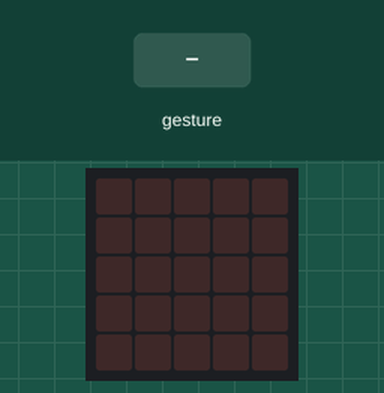
Recording of a program running on a simulated BBC micro:bit (MakeCode). Parts: the board's 5×5 LED display. Inputs (shaded band) come from the test bench. Random numbers come from a fixed seed; a tilt is held for 1.5 s and a shake lasts 1 s, then the board lies face up again.

Above: at 1.2 s.
1.3 s: gesture 'shake'
At 2.6 s:
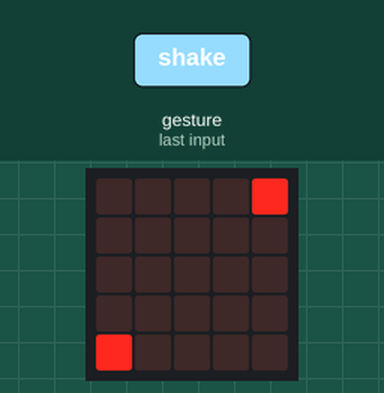
3.0 s: gesture 'shake'
At 3.9 s:
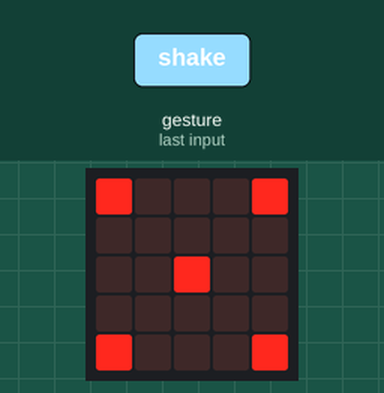
4.7 s: gesture 'shake'
At 5.2 s:
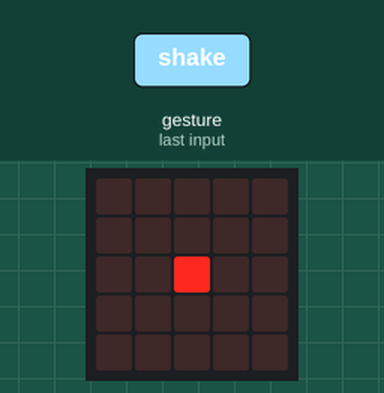
6.4 s: gesture 'shake'
At 7.7 s:
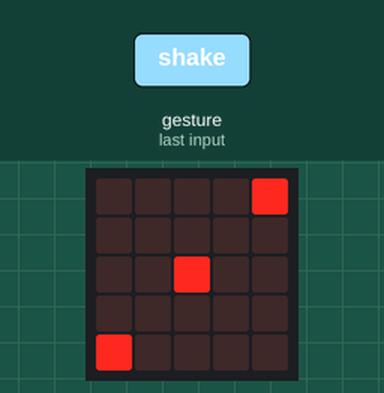
Timing chart, 0 to 9.1 s (numbered marks = the images above; inputs shaded):
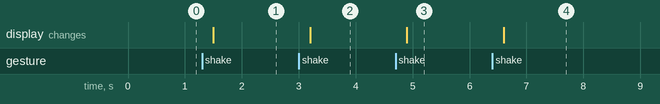

The program:

main.ts
```typescript
let 骰子 = 0
input.onGesture(Gesture.Shake, function () {
    骰子 = randint(1, 6)
    if (骰子 == 1) {
        basic.showLeds(`
            . . . . .
            . . . . .
            . . # . .
            . . . . .
            . . . . .
            `)
    } else {

    }
    if (骰子 == 2) {
        basic.showLeds(`
            . . . . #
            . . . . .
            . . . . .
            . . . . .
            # . . . .
            `)
    } else {

    }
    if (骰子 == 3) {
        basic.showLeds(`
            . . . . #
            . . . . .
            . . # . .
            . . . . .
            # . . . .
            `)
    } else {

    }
    if (骰子 == 4) {
        basic.showLeds(`
            # . . . #
            . . . . .
            . . . . .
            . . . . .
            # . . . #
            `)
    } else {

    }
    if (骰子 == 5) {
        basic.showLeds(`
            # . . . #
            . . . . .
            . . # . .
            . . . . .
            # . . . #
            `)
    } else {

    }
    if (骰子 == 6) {
        basic.showLeds(`
            # . . . #
            . . . . .
            # . . . #
            . . . . .
            # . . . #
            `)
    } else {

    }
})
```

test.ts
```typescript
// 在這裡測試；當此封包作為擴充功能時，將不會編譯此內容。
```

Measured:
- after the input at 1.3 s, the display: changes after 0.20 s (image 1)
- after the input at 3.0 s, the display: changes after 0.20 s (image 2)
- after the input at 4.7 s, the display: changes after 0.20 s (image 3)
- after the input at 6.4 s, the display: changes after 0.20 s (image 4)
